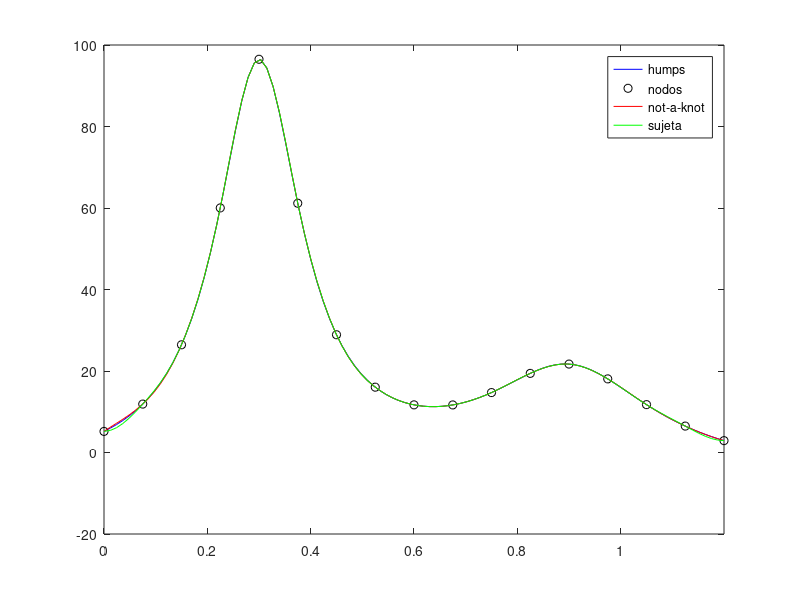

Recreate this plot in MATLAB.
x=linspace(0, 1.2, 100);
y=humps(x);
plot(x, y, 'b-')
axis([0 1.2 -20 100])
hold on
%funcion del apartado 1
x_1=linspace(0, 1.2, 17);
y_1=humps(x_1);
plot(x_1, y_1,'ko')
%funcion del apartado 2
x_2=linspace(0, 1.2, 100);
y_2=interp1(x_1, y_1, x_2, 'spline');
plot(x_2, y_2, 'r-')
%funcion del apartado 3
x_3=linspace(0, 1.2, 100);
spline=spline(x_1, [0 y_1 0]);
plot(x_3, ppval(spline, x_3), 'g-')
legend('humps','nodos','not-a-knot', 'sujeta')
hold off